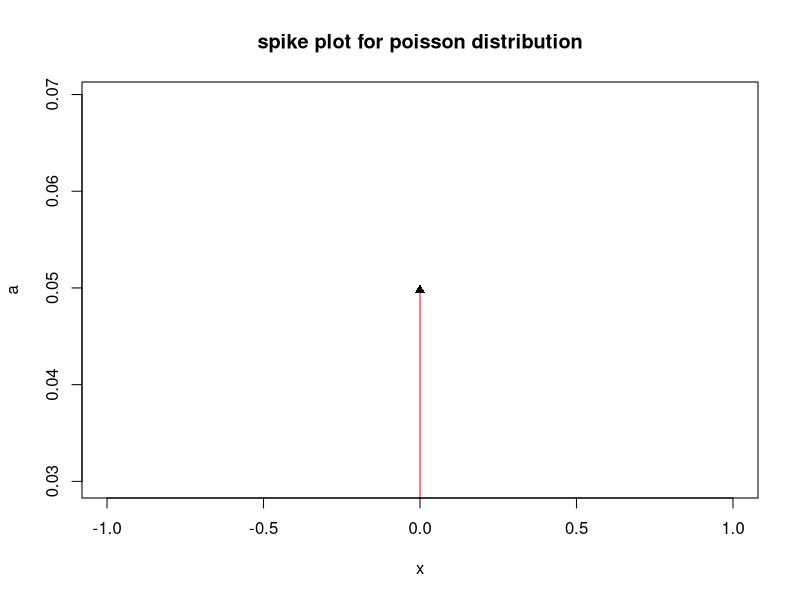
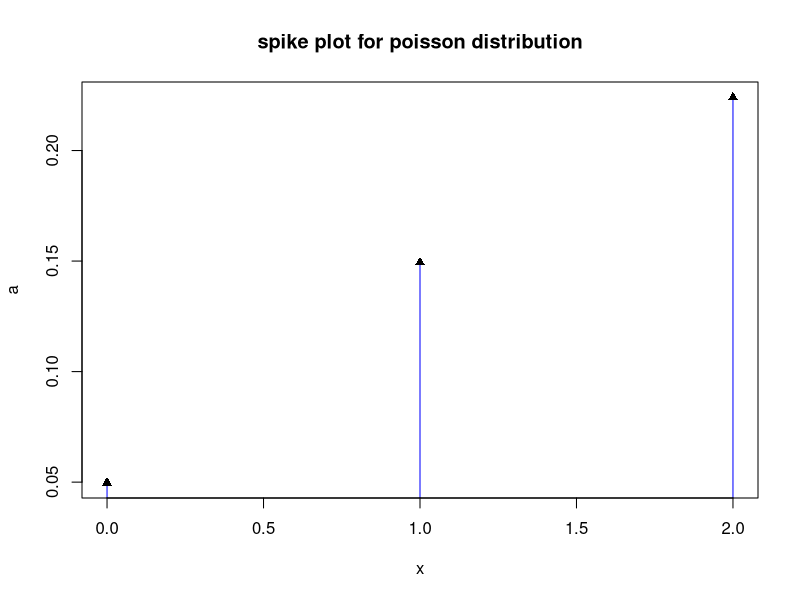
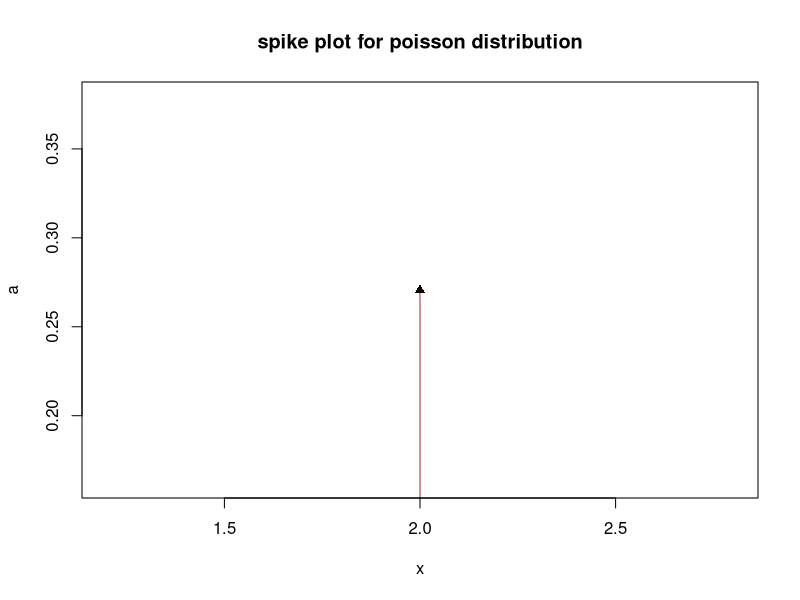
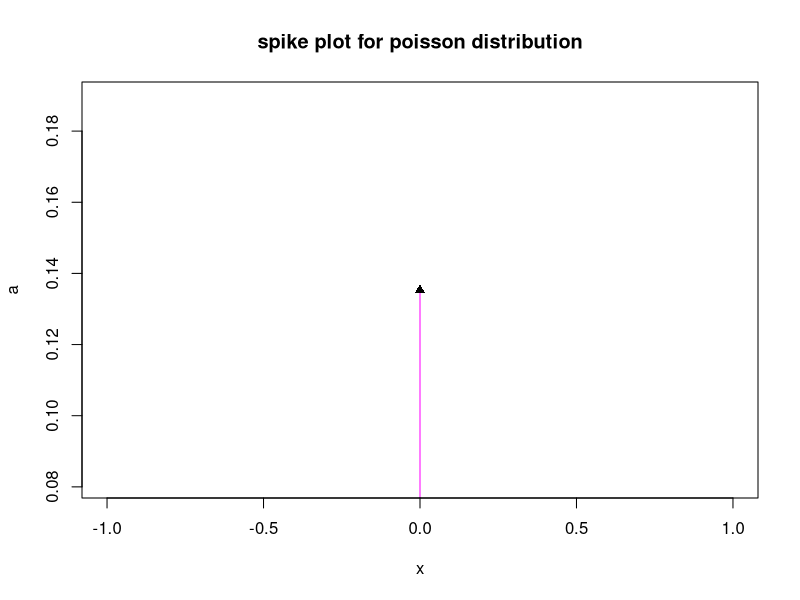

Write R code to recreate these figures, in order. (Note: this script raises an error after producing the figures.)
#experiment 19
#i) the avergae number of accidents-------------------
Poisson=function(x,lam)
{
  p=(exp(-lam)*(lam^x))/factorial(x)
  return(p)
}
#a)no accident occurs on a day
x=0
lam=3
a=Poisson(x,lam)
a
b=sum(a)
b
plot(x,a,type="h",col="red",main=paste("spike plot for poisson distribution"))
points(x,a,pch=17)

#b)atmost two accidents occurs on a day
x=0:2
lam=3
a=Poisson(x,lam)
a
b=sum(a)
b
plot(x,a,type="h",col="blue",main=paste("spike plot for poisson distribution"))
points(x,a,pch=17)

#ii) suppose the number of defective screws-----
#a) exactly 2 defective screws
x=2
lam=2
a=Poisson(x,lam)
a
b=sum(a)
b
plot(x,a,type="h",col="brown",main=paste("spike plot for poisson distribution"))
points(x,a,pch=17)

#b)atleast one defective screw
x=0
lam=2
a=Poisson(x,lam)
a
b=1-sum(a)
b
plot(x,a,type="h",col="magenta",main=paste("spike plot for poisson distribution"))
points(x,a,pch=17)

#iii) consider n=20, p=0.1 and compute p(X=x) for x=0,1,2....n both binomial and poisson model
n=20
p=0.2
lam=n*p
x=0:20
a1=binomial(n,p,x)
a1
a2=Poisson(x,lam)
a2
b1=sum(a1)
cat("P(X=x) for binomial:",b1,"\n")
b2=sum(a2)
cat("P(X=x) for poisson:",b2,"\n")

